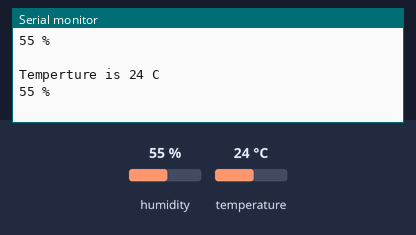
The sketch below on a simulated Arduino Uno, built with avr-gcc and run on an emulated ATmega328P. On the bench: the last lines printed to the serial monitor. The test bench sets the inputs (shaded band); at power-on: humidity 55 %, temperature 24 °C.

Above: at 2.8 s.
2.9 s: humidity set to 22 %
At 4.9 s:
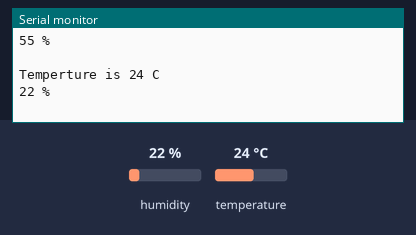
5.6 s: temperature set to 12 °C
At 7.3 s:
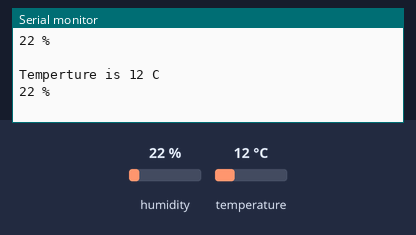
8.3 s: humidity set to 40 %
At 10.9 s:
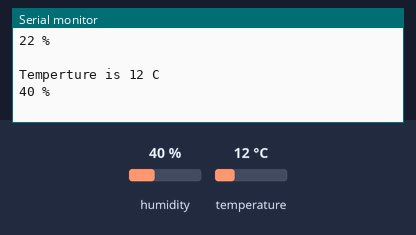
Timing chart, 0 to 12.4 s (numbered marks = the images above; inputs shaded):
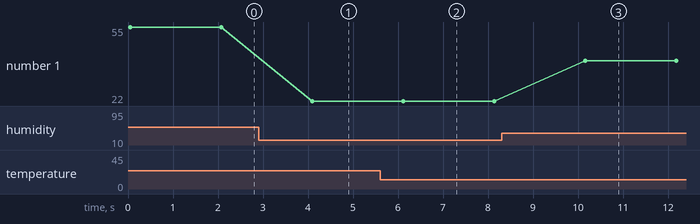

Measured:
- after the input at 2.9 s, the serial monitor: prints a new line after 1.2 s (image 1)
- after the input at 5.6 s, the serial monitor: prints a new line after 0.50 s (image 2)
- after the input at 8.3 s, the serial monitor: prints a new line after 1.9 s (image 3)
- plotted number 1: 55 → 22 after the input at 2.9 s, 22 → 40 after the input at 8.3 s

The sketch:

ex_9_2.ino
```cpp
// ex_9_2
// 온도 측정

#include "DHT.h"

#define DHTPIN 2
#define DHTTYPE DHT11

DHT dht(DHTPIN, DHTTYPE);

void setup(){
  Serial.begin(9600);
  Serial.println("EX 9.2 DHT11 Test ");
  Serial.println("");
  dht.begin();
}

void loop() {
  unsigned char t = dht.readTemperature();
  unsigned char h = dht.readHumidity();

    Serial.print("Temperture is ");
    Serial.print(t);
    Serial.println(" C");

    Serial.rpint("Humisity is ");
    Serial.print(h);
    Serial.println(" %");
    Serial.println(" ");

  delay(2000);
}
```
